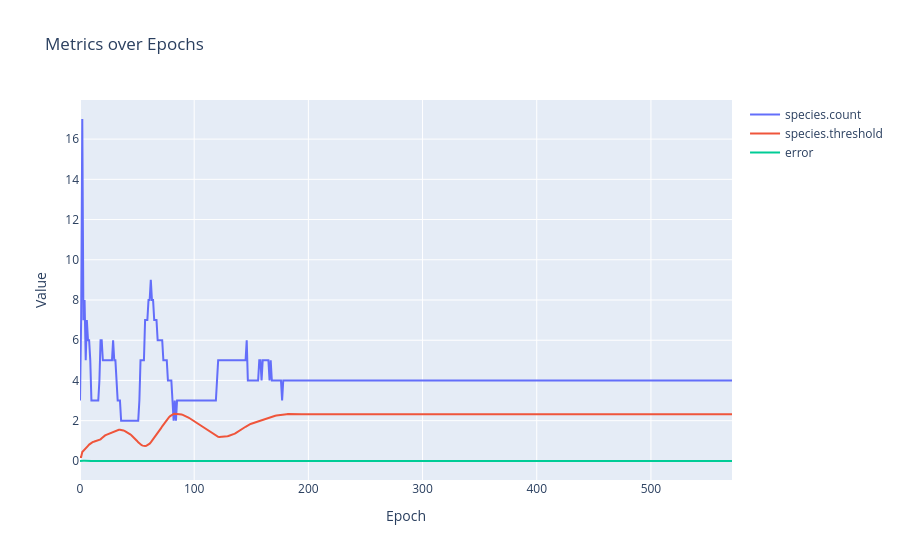

The cell this chart's notebook holds for it:
### Markdown cell above
### Metrics

Using the `rd.MetricCollector` we can aggregate the metrics for the whole engine's run and visualize the metrics we want to track here once the engine has finished. In this case we only want to see our three expressions, but we could also see any `rd.Metric` that the engine tracks - refer to the docs for more details.

### Code cell
collector.plot("species.count", "species.threshold", "error")

### Figure 1 — Plotly figure (JSON) as saved in the notebook; plotly's stock layout.template omitted (floating-point values rounded to 4 significant figures; data arrays with more than 128 entries replaced by an {"elided": "..."} marker saying what was removed)
{"data": [{"mode": "lines", "name": "species.count", "type": "scatter", "x": {"elided": "572 int values"}, "y": {"elided": "572 int values"}}, {"mode": "lines", "name": "species.threshold", "type": "scatter", "x": {"elided": "572 int values"}, "y": {"elided": "572 float values"}}, {"mode": "lines", "name": "error", "type": "scatter", "x": {"elided": "572 int values"}, "y": {"elided": "572 float values"}}], "layout": {"hovermode": "x unified", "title": {"text": "Metrics over Epochs"}, "xaxis": {"title": {"text": "Epoch"}}, "yaxis": {"title": {"text": "Value"}}}}
